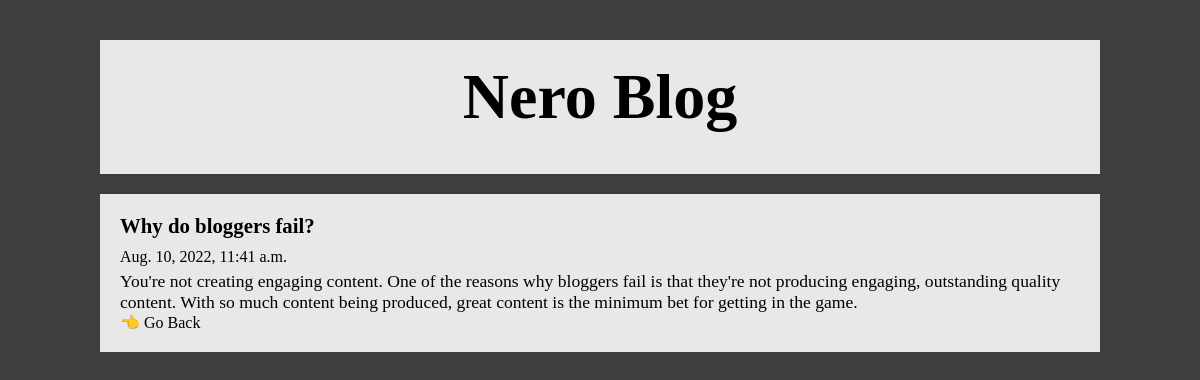
Screenshot of /post/3 with the database file from the repository.
### blogapp/models.py (models this page shows)
class BlogApp(models.Model):
    title = models.CharField(max_length=100)
    body = models.CharField(max_length=1000000)
    created_at = models.DateTimeField(default =datetime.now, blank=True)

### blogapp/views.py (the view)
# urls.py: path('post/<str:pk>',views.post, name='post')
def post(request,pk):
    blog = BlogApp.objects.get(id=pk)
    return render(request,'post.html',{'blog':blog})

### templates/post.html (shortened to what this page needs)
{%load static%}
<!DOCTYPE html>
<html lang="en">
  <head>
    <link rel="stylesheet" href={%static "style.css" %} />
  </head>
  <body>
    <div class="wrapper">
      <div class="container-box">
        <h1 class="title">Nero Blog</h1>
      </div>
      <a style="text-decoration: none; color: black" href="{{blog.id}}">
        <div class="container-box">
          <h2 class="blog-title">{{blog.title}}</h2>
          <div class="blog-date">
            <p>{{blog.created_at}}</p>
          </div>
          <p class="blog-message">{{blog.body}}</p>
          <a
            href="/"
            style="text-decoration: none; color: black; margin-top: 10px"
            >👈 Go Back</a
          >
        </div>
      </a>
    </div>
  </body>
</html>

### static/style.css (style rules this page uses)
*, *::before, *::after { margin: 0; padding: 0; }
body { background: rgb(62, 62, 62); }
.wrapper { margin-top: 40px; }
.container-box { width: 80%; margin: 20px auto; padding: 20px; background: rgb(232, 232, 232); }
.container-box > .title { text-align: center; margin-bottom: 20px; font-size: 4em; }
.container-box .blog-title { margin-bottom: 10px; font-size: 1.3em; }
.container-box .blog-date { margin-bottom: 5px; }
.container-box .blog-message { font-size: 1.1em; }

### rows the page displays
BlogApp: title "Why do bloggers fail?", created_at "Aug. 10, 2022, 11:41 a.m.", body "You're not creating engaging content. One of the reasons why bloggers fail is that they're not producing engaging, outstanding quality content. With so much content being produced, great content is the minimum bet for getting in the game."
